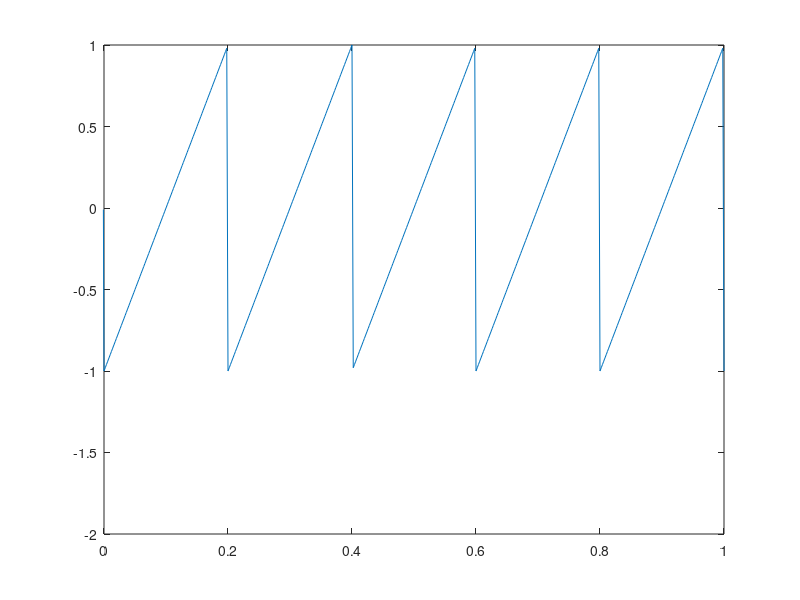
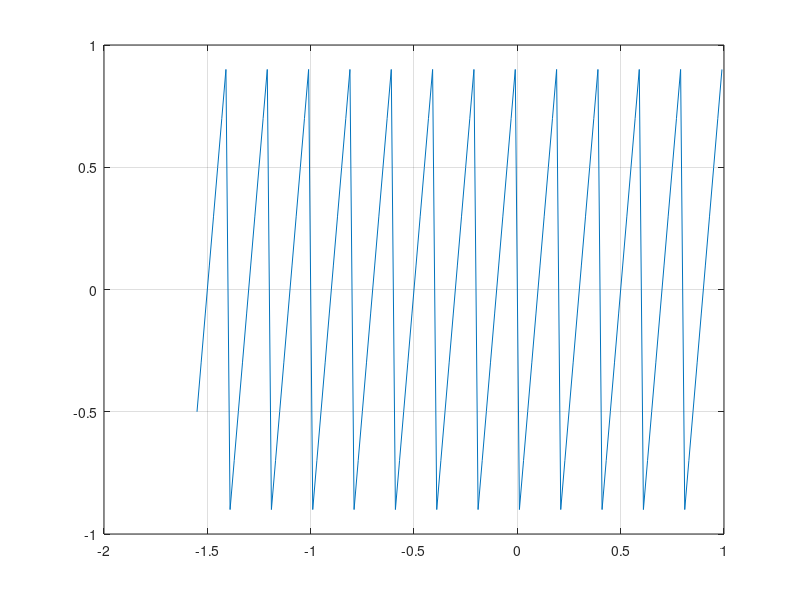
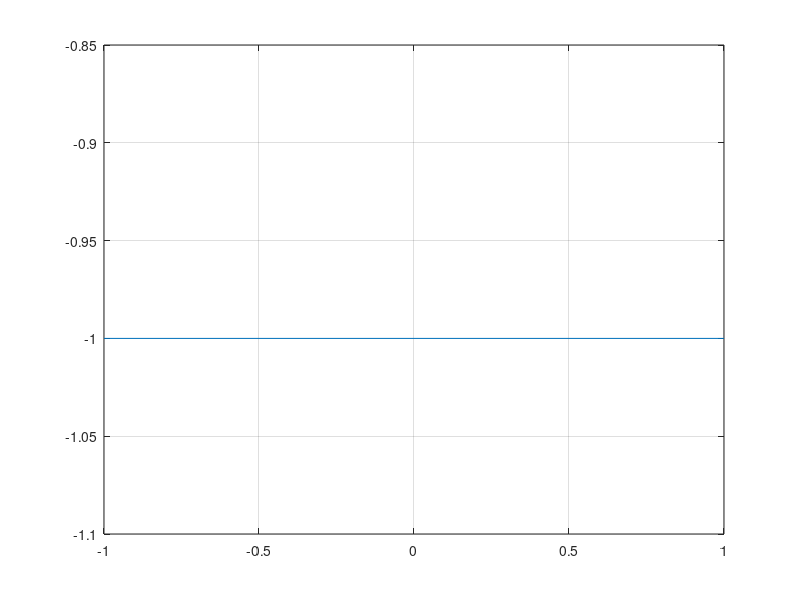

Reproduce these figures in MATLAB, in order.
T=5;
f=5;
%frecventa este de 5 Hz
%panta este de 1V adica, pe grafic, de la -1
t1=-2:0.002:1;
y1 = sawtooth(2*pi*f*t1);
figure(1)
plot(t1,y1)
axis([0 1 -2 1])
%semnal triunghiular periodic cu rezolutia temporara de 2ms
t2=-1.55:0.02:1;
%panta este de 1V adica, pe grafic, de -0.45
y2=sawtooth(2*pi*f*t2);
figure(2)
plot (t2,y2)
grid
%semnal triunghiular periodic cu rezolutia temporara de 20ms
t3=-1:0.2:1;
y3=sawtooth(2*pi*f*t3);
figure(3)
plot (t3,y3)
grid
%semnal triunghiular periodic cu rezolutia temporare de 200ms

